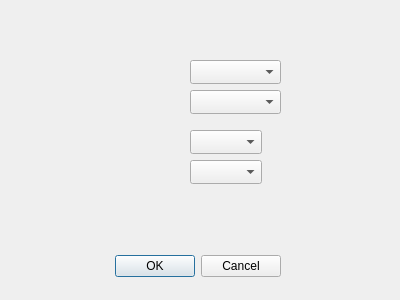
<?xml version="1.0" encoding="UTF-8"?>
<ui version="4.0">
 <class>Config</class>
 <widget class="QDialog" name="Config">
  <property name="geometry">
   <rect>
    <x>0</x>
    <y>0</y>
    <width>400</width>
    <height>300</height>
   </rect>
  </property>
  <property name="sizePolicy">
   <sizepolicy hsizetype="Preferred" vsizetype="Preferred">
    <horstretch>0</horstretch>
    <verstretch>0</verstretch>
   </sizepolicy>
  </property>
  <property name="windowTitle">
   <string>Dialog</string>
  </property>
  <widget class="QDialogButtonBox" name="buttonBox">
   <property name="geometry">
    <rect>
     <x>110</x>
     <y>250</y>
     <width>171</width>
     <height>32</height>
    </rect>
   </property>
   <property name="orientation">
    <enum>Qt::Horizontal</enum>
   </property>
   <property name="standardButtons">
    <set>QDialogButtonBox::Cancel|QDialogButtonBox::Ok</set>
   </property>
  </widget>
  <widget class="QComboBox" name="cmbPorts">
   <property name="geometry">
    <rect>
     <x>190</x>
     <y>60</y>
     <width>91</width>
     <height>24</height>
    </rect>
   </property>
  </widget>
  <widget class="QComboBox" name="cmbRates">
   <property name="geometry">
    <rect>
     <x>190</x>
     <y>90</y>
     <width>91</width>
     <height>24</height>
    </rect>
   </property>
  </widget>
  <widget class="QComboBox" name="cmbStopbits">
   <property name="geometry">
    <rect>
     <x>190</x>
     <y>130</y>
     <width>72</width>
     <height>24</height>
    </rect>
   </property>
  </widget>
  <widget class="QComboBox" name="cmbParity">
   <property name="geometry">
    <rect>
     <x>190</x>
     <y>160</y>
     <width>72</width>
     <height>24</height>
    </rect>
   </property>
  </widget>
 </widget>
 <resources/>
 <connections>
  <connection>
   <sender>buttonBox</sender>
   <signal>accepted()</signal>
   <receiver>Config</receiver>
   <slot>accept()</slot>
   <hints>
    <hint type="sourcelabel">
     <x>248</x>
     <y>254</y>
    </hint>
    <hint type="destinationlabel">
     <x>157</x>
     <y>274</y>
    </hint>
   </hints>
  </connection>
  <connection>
   <sender>buttonBox</sender>
   <signal>rejected()</signal>
   <receiver>Config</receiver>
   <slot>reject()</slot>
   <hints>
    <hint type="sourcelabel">
     <x>316</x>
     <y>260</y>
    </hint>
    <hint type="destinationlabel">
     <x>286</x>
     <y>274</y>
    </hint>
   </hints>
  </connection>
 </connections>
</ui>
